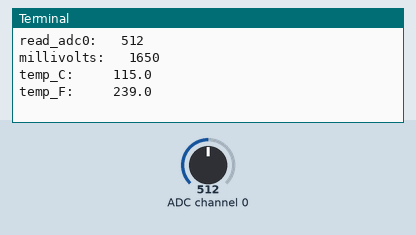
The program below on a simulated Raspberry Pi (BCM pin numbers). Shown: the last lines printed to the terminal. The inputs (shaded band) are chosen by the test bench; at power-on: ADC channel 0 = 512 (analog values on the 0–1023 scale). The clock reads 2024-03-15 10:24:30 at power-on unless the program sets it; files the program writes start out absent.

Above: at 1.2 s.
1.3 s: ADC channel 0 set to 716
At 5.5 s:
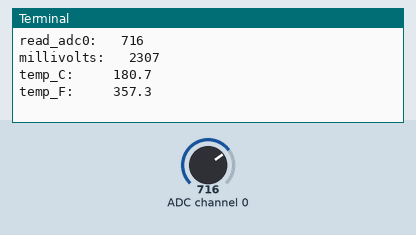
7.3 s: ADC channel 0 set to 900
At 10.5 s:
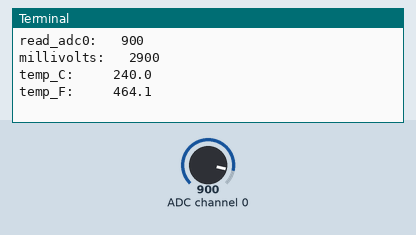
Timing chart, 0 to 12.0 s (numbered marks = the images above; inputs shaded):
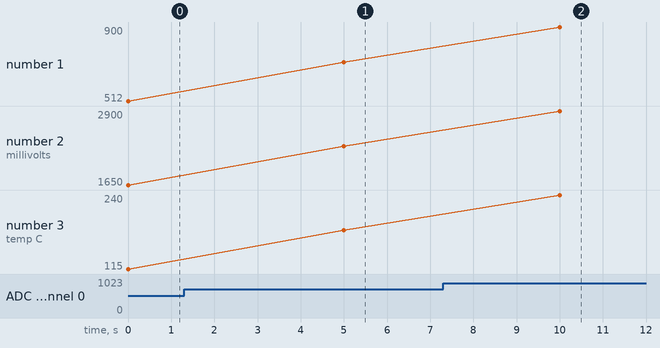

The program:

Temp2-Analog_TMP36.py
```python
#!/usr/bin/env python
import time
import datetime
import os
import RPi.GPIO as GPIO

GPIO.setmode(GPIO.BCM)
DEBUG = 1
LOGGER = 1


# This code uses the MCP3008 chip to pull in analog data using
# 10-bits of resolution to read the voltage level from the
# analog TMP36 sensor.

# read SPI data from MCP3008 chip, 8 possible adc's (0 thru 7)
def readadc(adcnum, clockpin, mosipin, misopin, cspin):
        if ((adcnum > 7) or (adcnum < 0)):
                return -1
        GPIO.output(cspin, True)

        GPIO.output(clockpin, False)  # start clock low
        GPIO.output(cspin, False)     # bring CS low

        commandout = adcnum
        commandout |= 0x18  # start bit + single-ended bit
        commandout <<= 3    # we only need to send 5 bits here
        for i in range(5):
                if (commandout & 0x80):
                        GPIO.output(mosipin, True)
                else:
                        GPIO.output(mosipin, False)
                commandout <<= 1
                GPIO.output(clockpin, True)
                GPIO.output(clockpin, False)

        adcout = 0
        # read in one empty bit, one null bit and 10 ADC bits
        for i in range(12):
                GPIO.output(clockpin, True)
                GPIO.output(clockpin, False)
                adcout <<= 1
                if (GPIO.input(misopin)):
                        adcout |= 0x1

        GPIO.output(cspin, True)

        adcout /= 2       # first bit is 'null' so drop it
        return adcout

# change these as desired - they're the pins connected from the
# SPI port on the ADC to the Cobbler
SPICLK = 18
SPIMISO = 23
SPIMOSI = 24
SPICS = 25

# set up the SPI interface pins
GPIO.setup(SPIMOSI, GPIO.OUT)
GPIO.setup(SPIMISO, GPIO.IN)
GPIO.setup(SPICLK, GPIO.OUT)
GPIO.setup(SPICS, GPIO.OUT)

# temperature sensor connected channel 0 of mcp3008
adcnum = 0

while True:
        # read the analog pin (temperature sensor LM35)
        read_adc0 = readadc(adcnum, SPICLK, SPIMOSI, SPIMISO, SPICS)

        # convert analog reading to millivolts = ADC * ( 3300 / 1024 )
        millivolts = read_adc0 * ( 3300.0 / 1024.0)

        # 10 mv per degree
        temp_C = ((millivolts - 100.0) / 10.0) - 40.0

        # convert celsius to fahrenheit
        temp_F = ( temp_C * 9.0 / 5.0 ) + 32

        # remove decimal point from millivolts
        millivolts = "%d" % millivolts

        # show only one decimal place for temprature and voltage readings
        temp_C = "%.1f" % temp_C
        temp_F = "%.1f" % temp_F

	if DEBUG:
		# Print what we have gathered to the Screen!
        	print "read_adc0:\t", read_adc0
        	print "millivolts:\t", millivolts
        	print "temp_C:\t\t", temp_C
        	print "temp_F:\t\t", temp_F
        	print

        if LOGGER:
		# open a file for writing... append mode
		logtime = datetime.datetime.now()
		temphist = open('temp_hist', 'a')
		temphist.write(logtime.strftime("%Y-%m-%d %H:%M") + '\t' + 'temp_C:\t' + temp_C + '\t' + 'temp_F:' + '\t' + temp_F + '\n')


	# Sleep for 5 seconds...
        time.sleep(5)

	#If you want to log this data, check out adafruit-cosm-temp.py program
```

Measured:
- after the input at 1.3 s, the terminal: prints a new line after 3.7 s (image 1)
- after the input at 7.3 s, the terminal: prints a new line after 2.7 s (image 2)
- plotted number 1: 512 → 716 after the input at 1.3 s, 716 → 900 after the input at 7.3 s
- plotted number 2: 1650 → 2307 after the input at 1.3 s, 2307 → 2900 after the input at 7.3 s
- plotted number 3: 115 → 180.7 after the input at 1.3 s, 180.7 → 240 after the input at 7.3 s
